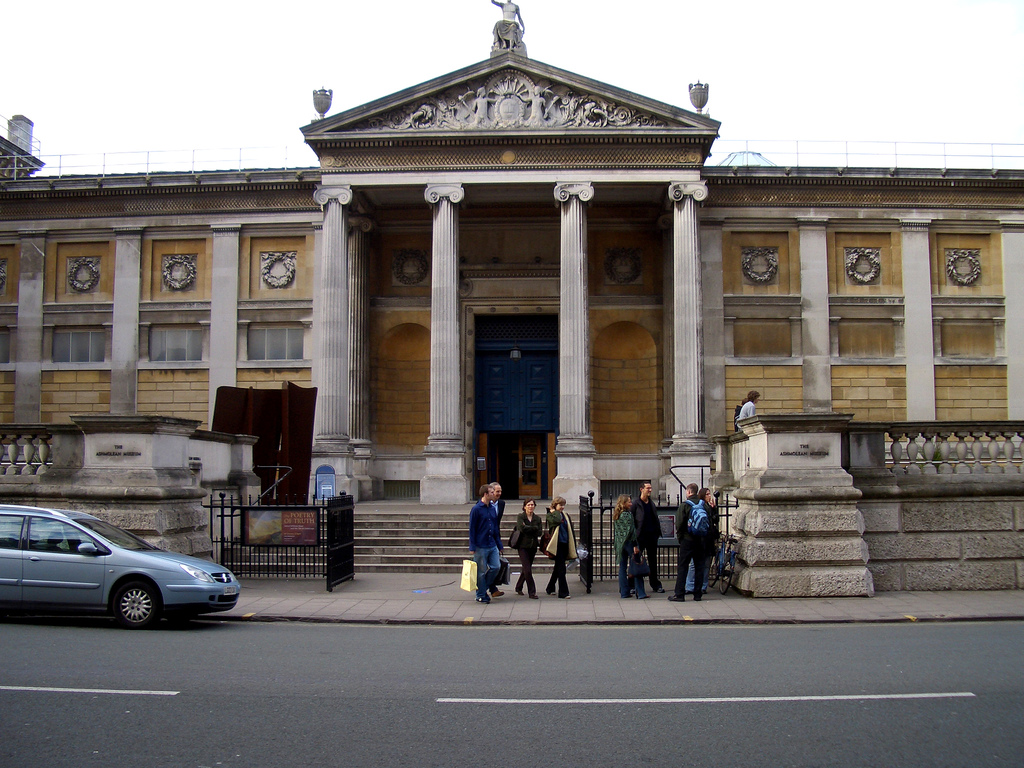
#> input picture 实验报告/实验8-图像检索/test_data/ashmolean_000000.jpg, 1024 x 768 px, found by its file name; its folder holds only this picture in this run; the run also reads 1 picture not shown here
$ python main.py
#> lines starting #> are read from the running program, lines starting #| are printed output that depends on the picture
import os

import cv2
import numpy as np
from tqdm import tqdm

# 定义数据集路径
dataset_path = './test_data'

# 初始化SIFT特征提取器
sift = cv2.SIFT_create()

# 定义存储特征的列表
features = []

# 读取数据集中的所有图片，并提取SIFT特征
for file_name in tqdm(os.listdir(dataset_path), desc='Extracting features'):
    # 读取图像
    img = cv2.imread(os.path.join(dataset_path, file_name))
#> img is the input picture: shape (768, 1024, 3); mean B, G, R 115.5, 118.2, 123.1
    # 转换成灰度图像
    gray = cv2.cvtColor(img, cv2.COLOR_BGR2GRAY)
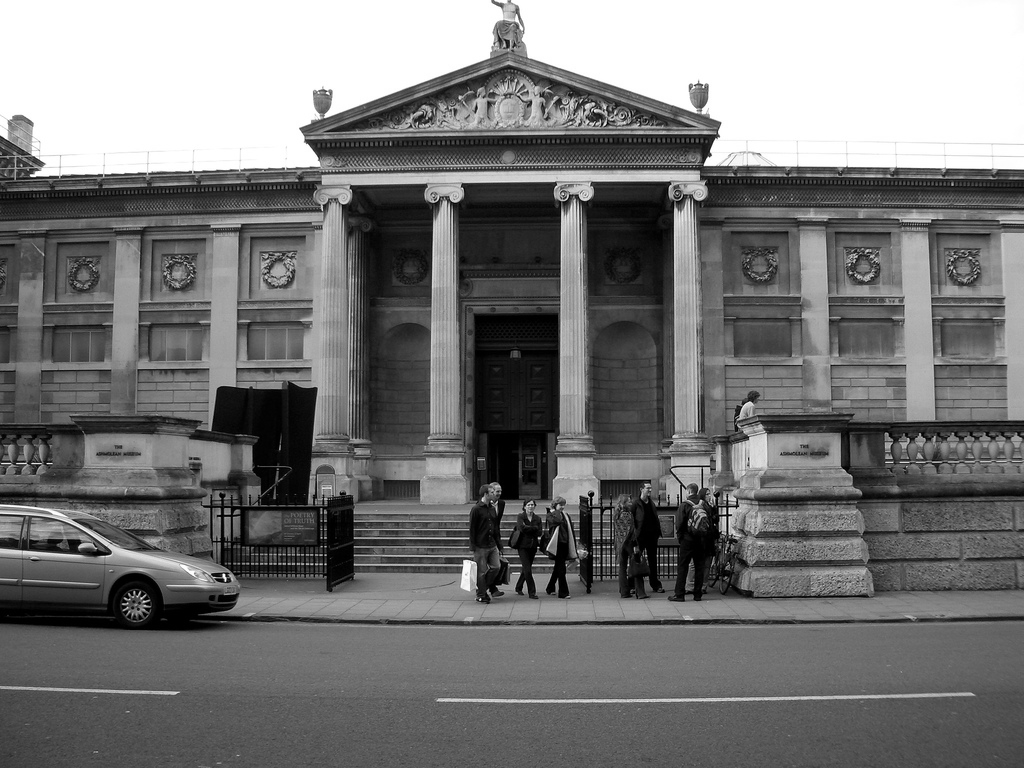
#> gray: shape (768, 1024); min 0, max 255, mean 119.3
    # 直方图均衡化
    gray = cv2.equalizeHist(gray)
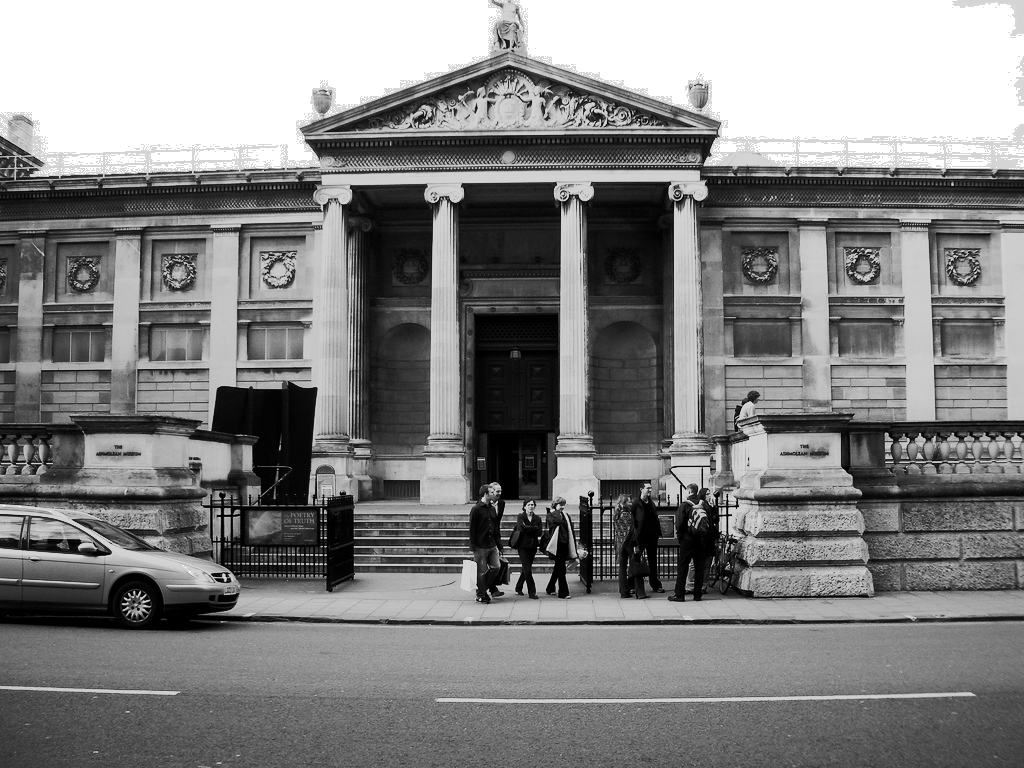
#> gray: shape (768, 1024); min 0, max 255, mean 130.5
    # 提取SIFT特征，返回关键点和描述符
    keypoints, descriptor = sift.detectAndCompute(gray, None)
#> keypoints = 4161 keypoints; strongest (x, y, size): (539, 538, 2), (952, 184, 2), (666, 565, 1.9), (676, 565, 1.8)
    # 将特征添加到列表中
    features.append(descriptor)

# 读取查询图像，并提取SIFT特征
query_img = cv2.imread('./ashmolean_000000.jpg')
query_gray = cv2.cvtColor(query_img, cv2.COLOR_BGR2GRAY)
query_keypoints, query_descriptor = sift.detectAndCompute(query_gray, None)
#> query_keypoints = 3469 keypoints; strongest (x, y, size): (224, 575, 2), (539, 538, 2), (31, 175, 2.1), (605, 124, 1.9)

# 创建FLANN匹配器
flann = cv2.FlannBasedMatcher({'algorithm': 0, 'trees': 5}, {'checks': 50})

# 计算查询图像与数据集中所有图像的SIFT特征距离
distances = []
for feature in tqdm(features, desc='Calculating distances'):
    matches = flann.knnMatch(feature, query_descriptor, k=2)
    good_matches = []
    for m, n in matches:
        if m.distance < 0.7 * n.distance:
            good_matches.append(m)
    # 如果没有匹配的特征，则距离为1
    distance = 1
    if len(good_matches) != 0:
        distance = 1 - len(good_matches) / len(matches)
    distances.append(distance)
#> this loop made 1 pass
#> (matches, distance) on pass 1: (4161 matches, 0.541)
#> after the loop, distances = [0.541]

# 根据SIFT特征距离排序，找出与查询图像最相似的图像
indices = np.argsort(distances)[:5]
#> indices = [0]

# 显示结果，将5张图显示在不同的窗口
for index in indices:
    img = cv2.imread(os.path.join(dataset_path, os.listdir(dataset_path)[index]))
    cv2.imshow('result', img)
    cv2.waitKey(0)

cv2.destroyAllWindows()
